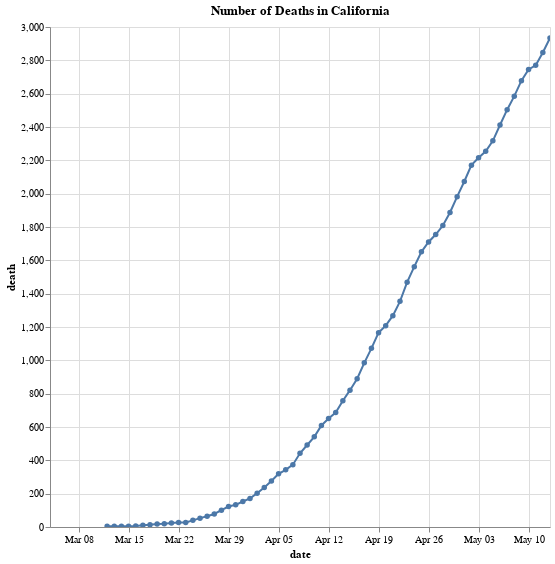

The cell this chart's notebook holds for it:
### Code cell
#@title
scales = alt.selection_interval(bind='scales')


alt.Chart(ca_data).mark_line(point=True).encode(
    x='date:T',
    y='death:Q', 
    tooltip = ["death", "date:T"]
).add_selection(
    scales
).properties(
    title = " Number of Deaths in California",
    width = 500,
     height = 500
).interactive()
